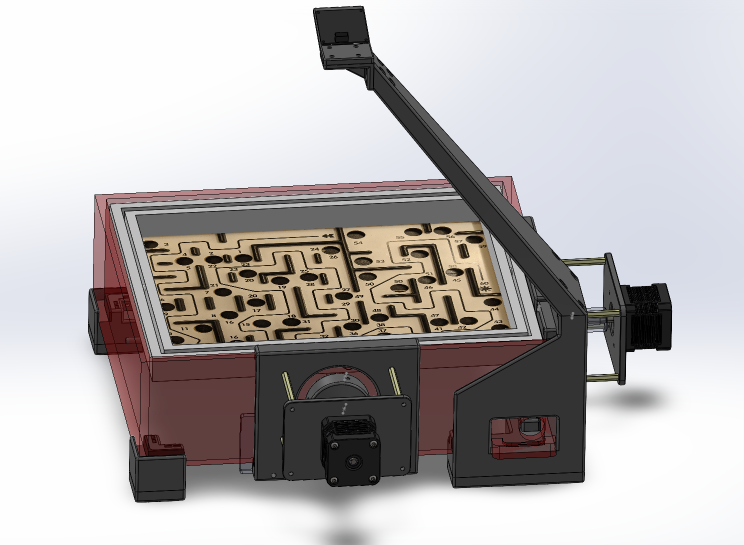
#> input picture imgs/CAD1.PNG, 1487 x 1089 px, given in place of 2022-03-03 14-06-09.mp4, which was not available (shown at 1/2 size)
$ python main.py
#> lines starting #> are read from the running program, lines starting #| are printed output that depends on the picture; after the words box and inside, x2 and y2 are one past the last pixel; in counts of white or black regions, pixels touching at a corner belong together; pictures that were not available may be replaced by others from this repository, and a replacement may not be noted
### helper_funcs.py
import cv2 as cv
import numpy as np


# Maps example videos to paths
prefix = "videos"
video_path_map = {
    # Metal ball
    "metal_1":      f'{prefix}/2022-01-23 12-25-15.mp4',
    "metal_2":      f'{prefix}/2022-01-23 12-25-59.mp4',
    "metal_3":      f'{prefix}/2022-01-23 12-26-33.mp4',
    "metal_4":      f'{prefix}/2022-01-23 12-27-05.mp4',

    # Colored ball - orignal
    "blue":         f'{prefix}/2022-03-02 09-51-06.mp4',
    "green":        f'{prefix}/2022-03-02 09-50-40.mp4',
    "red":          f'{prefix}/2022-03-02 09-50-12.mp4',

    # Colored ball - higher brightness
    "blue_bright":  f'{prefix}/2022-03-03 14-06-09.mp4',
    "green_bright": f'{prefix}/2022-03-03 14-05-22.mp4',
    "red_bright":   f'{prefix}/2022-03-03 14-04-44.mp4',
}


# Maps color name strings to tuples representing BGR (Blue Green Red) color values
color_map = {
    "white":        (255,   255,    255 ),
    "black":        (0,     0,      0   ),
    "blue":         (255,   0,      0   ),
    "green":        (0,     255,    0   ),
    "red":          (0,     0,      255 ),
    "yellow":       (0,     255,    255 ),
    "cyan":         (255,   255,    0   ),
    "orange":       (0,     128,    255 ),
    "brightorange": (0,     192,    255 ),
    "magenta":      (255,   0,      255 )
}


def draw_text(img: np.ndarray, text:str, position: tuple, BGR_color: tuple) -> None:
    """ Draws text of color BGR_color to img at position """

    new_img = cv.putText(img, text, position, cv.FONT_HERSHEY_SIMPLEX, 2, BGR_color, 3)
    img = new_img


# [11 lines left out: function draw_circles, not called in this run]


def erode_and_dilate(src: np.ndarray, kernel_size: int, iterations: int = 1) -> np.ndarray:
    """ Performs a series of erosions followed by dilations on src image """

    erosion_kernel = np.ones((  kernel_size, kernel_size), np.uint8)
    dilation_kernel = (         kernel_size, kernel_size)

    while iterations:
        eroded = cv.erode(src, erosion_kernel, iterations=1)
        src = cv.dilate(eroded, dilation_kernel, iterations=1)
        iterations -= 1

    return src


def detect_blue_ball(src: np.ndarray) -> tuple:
    """
    Detects the blue ball in an image.
    Returns:
        * tuple (x, y, rad)
        * if no ball detected, returns None
    """

    blur = cv.GaussianBlur(src, (7, 7), cv.BORDER_DEFAULT)
    blue_channel = blur[:,:,0]
    ret, green_mask = cv.threshold(blur[:,:,1], 50, 255, cv.THRESH_BINARY_INV)
    ret, red_mask = cv.threshold(blur[:,:,2], 15, 255, cv.THRESH_BINARY_INV)
    masked = cv.inRange(blue_channel, 20, 150)
    no_green = cv.bitwise_and(masked, masked, mask=green_mask)
    no_red = cv.bitwise_and(masked, masked, mask=red_mask)
    no_green_red = cv.bitwise_and(no_green, no_green, mask=no_red)

    kernel = np.ones((3,3), np.uint8)
    # eroded = cv.erode(no_green_red, kernel, iterations=1)
    eroded_dilated = erode_and_dilate(no_green_red, 3)

    final_image = eroded_dilated

    circles = cv.HoughCircles(final_image, cv.HOUGH_GRADIENT, 1, 50, param1=30, param2=15, minRadius=3, maxRadius=50)

    if circles is not None:
        circles = np.uint16(np.around(circles))
        ball = circles[0,:][0]
        return (
            ball[0],
            ball[1],
            ball[2]
        )
    else:
        return None


# [31 lines left out: function detect_path, not called in this run]

### main.py
import cv2 as cv
import numpy as np
# from matplotlib import pyplot as plt

from helper_funcs import *


# Open video feed/file
video_path = video_path_map["blue_bright"]
cap = cv.VideoCapture(video_path)

# Variables for recording detected object state
path, ball_pos = None, None

# For calculating statistics (object detection accuracy, framerate)
frame_count = 0
missed_frames_ball = 0

# Main loop - object detection and labeling for each video frame
while cap.isOpened():

    ### Step 1: Get video frame
    ret, frame = cap.read()
#> frame is the input picture: shape (1089, 1487, 3); mean B, G, R 179.9, 179.9, 183.7
    if not ret:
        print("Error: video frame not loaded.")
        break
    frame_count += 1

    frame = frame[100:1080, 390:1560,:]  # Crop video frame to only desired area
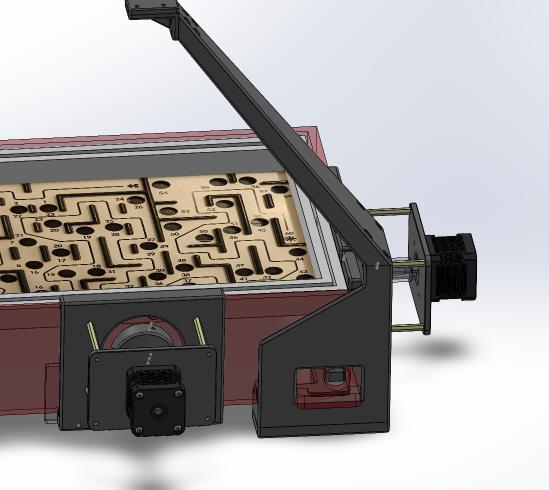
#> frame: shape (980, 1097, 3) (shown at 1/2 size); mean B, G, R 163.2, 163.7, 167.3


    ### STEP 2: Detect objects

    ## 2.1: Path
    # Find current path outline/contour (only every 3rd frame)
    if frame_count % 3 == 0:
        new_path = detect_path(frame)
        if new_path is not None:
            path = new_path

    ## 2.2: Ball
    # Find current ball position
    if ball_pos is None:    # If ball was not detected during last cycle, search entire video frame
        ball_pos = detect_blue_ball(frame)
#> in detect_blue_ball, `blur = cv.GaussianBlur(src, (7, 7), cv.BORDER_DEFAULT)`:
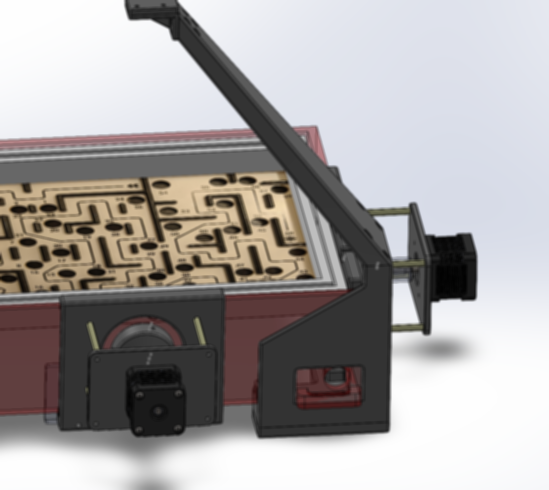
#> blur: shape (980, 1097, 3) (shown at 1/2 size); mean B, G, R 163.2, 163.7, 167.3
#> in detect_blue_ball, `blue_channel = blur[:,:,0]`:
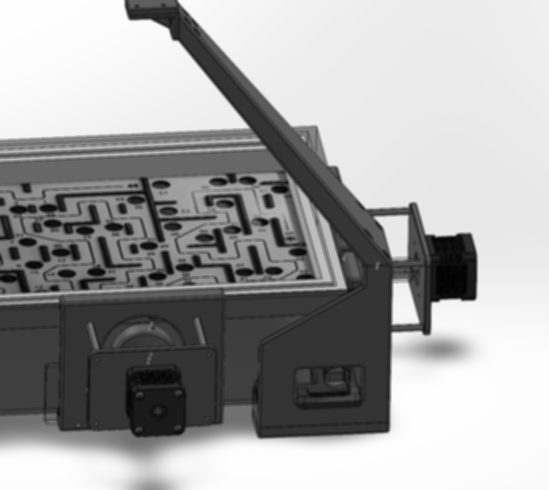
#> blue_channel: shape (980, 1097) (shown at 1/2 size); min 1, max 254, mean 163.2
#> in detect_blue_ball, `ret, green_mask = cv.threshold(blur[:,:,1], 50, 255, cv.THRESH_BINARY_..`:
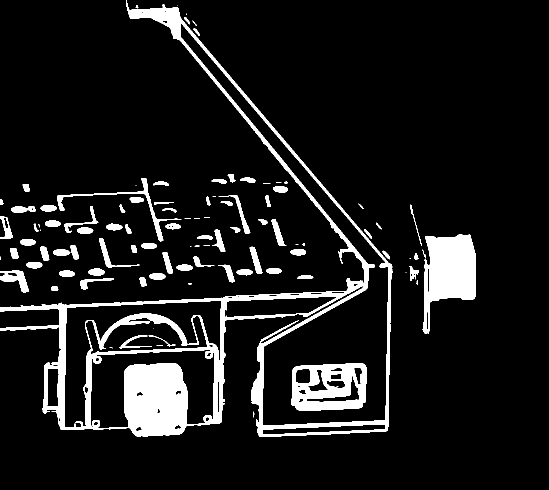
#> green_mask: shape (980, 1097) (shown at 1/2 size); 9.6% white; 109 white regions (31 under 20 px), largest, box (x1, y1, x2, y2) and area: (0, 0, 785, 874) 60064, (845, 469, 952, 667) 12834, (583, 726, 733, 822) 9378
#> in detect_blue_ball, `ret, red_mask = cv.threshold(blur[:,:,2], 15, 255, cv.THRESH_BINARY_INV)`:
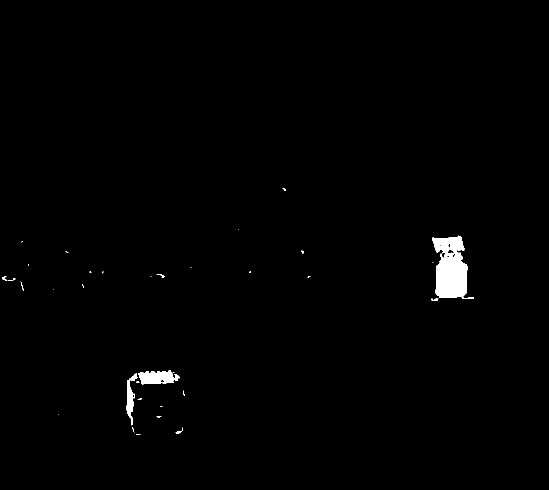
#> red_mask: shape (980, 1097) (shown at 1/2 size); 0.88% white; 37 white regions (26 under 20 px), largest, box (x1, y1, x2, y2) and area: (864, 471, 948, 598) 6577, (276, 741, 360, 769) 1601, (253, 757, 267, 851) 759
#> in detect_blue_ball, `masked = cv.inRange(blue_channel, 20, 150)`:
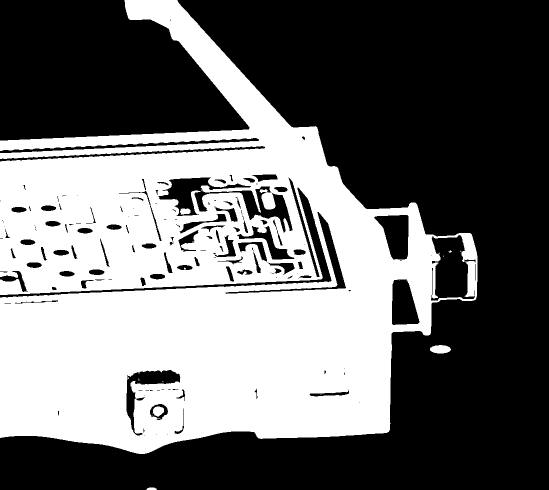
#> masked: shape (980, 1097) (shown at 1/2 size); 42.5% white; 22 white regions (17 under 20 px), largest, box (x1, y1, x2, y2) and area: (0, 0, 955, 908) 455448, (860, 690, 902, 707) 552, (306, 813, 328, 833) 335, (360, 417, 381, 429) 211, (293, 975, 314, 980) 87
#> in detect_blue_ball, `no_green = cv.bitwise_and(masked, masked, mask=green_mask)`:
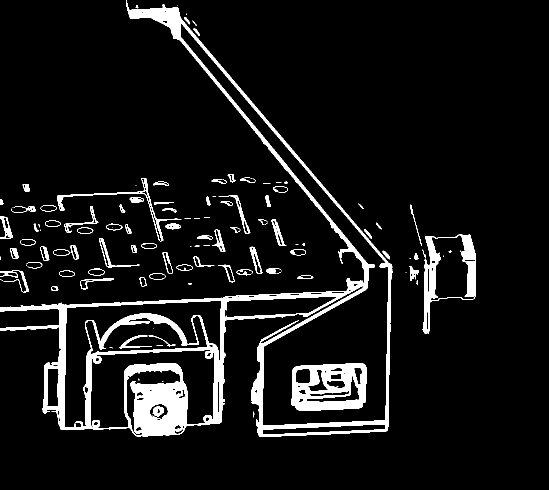
#> no_green: shape (980, 1097) (shown at 1/2 size); 7.7% white; 133 white regions (55 under 20 px), largest, box (x1, y1, x2, y2) and area: (0, 0, 785, 874) 55363, (583, 726, 733, 822) 8947, (845, 469, 952, 667) 5297
#> in detect_blue_ball, `no_red = cv.bitwise_and(masked, masked, mask=red_mask)`: no_red: shape (980, 1097); every value is 0
#> after the loop in erode_and_dilate, `while iterations:`: iterations = 0
#> in detect_blue_ball, `circles = cv.HoughCircles(final_image, cv.HOUGH_GRADIENT, 1, 50, param..`: circles = None
    else:                   # If ball was detected last cycle, search only the area surrounding the most recently recorded ball position
        area_size = 100
        x_min_offset = min(0, ball_pos[0] - area_size)
        y_min_offset = min(0, ball_pos[1] - area_size)
        x_min, x_max = max(0, ball_pos[0] - area_size), ball_pos[0] + area_size
        y_min, y_max = max(0, ball_pos[1] - area_size), ball_pos[1] + area_size
        new_ball_pos = detect_blue_ball(frame[y_min:y_max, x_min:x_max, :])

        # If a ball was successfully detected near prior ball position, calculates new ball position from relative coordinates
        if new_ball_pos is not None:
            new_ball_pos = (
                max(0, new_ball_pos[0] + ball_pos[0] - area_size - x_min_offset),
                max(0, new_ball_pos[1] + ball_pos[1] - area_size - y_min_offset),
                new_ball_pos[2]
            )
        ball_pos = new_ball_pos

    # If ball not found during this cycle, tally a detection failure (currently stops at frame 769, as this is when the ball falls into a hole in the training video)
    if frame_count < 769:
        missed_frames_ball += 1


    ### STEP 3: Draw detected objects and message text to video frame

    # Draw path
    if path is not None:
        cv.drawContours(frame, path, -1, color_map["orange"], 2)

    # Draw ball position and message text
    if ball_pos is not None:
        msg, msg_color = "Ball detected", "green"
        draw_circles(frame, [ball_pos], BGR_color=color_map["magenta"])
        draw_text(frame, f"Position (X, Y): {ball_pos[0]}, {ball_pos[1]}", (100, 200), color_map["green"])
    else:
        msg, msg_color = "Ball NOT detected", "red"
    draw_text(frame, msg, (100, 100), color_map[msg_color])


    ### Step 4: Display video on screen
    cv.imshow('Frame', frame)

    ### Step 5: Check for exit command
    if cv.waitKey(1) == ord('q'):
#> (key q is pressed here)
        break

cap.release()
cv.destroyAllWindows()

# Print statistics to terminal
print(f"Number of frames where ball was missed: {missed_frames_ball}")
print(f"Ball detection rate: {np.around((1 - missed_frames_ball / frame_count), decimals=3) * 100}%")

$ run again, on imgs/CAD2.PNG
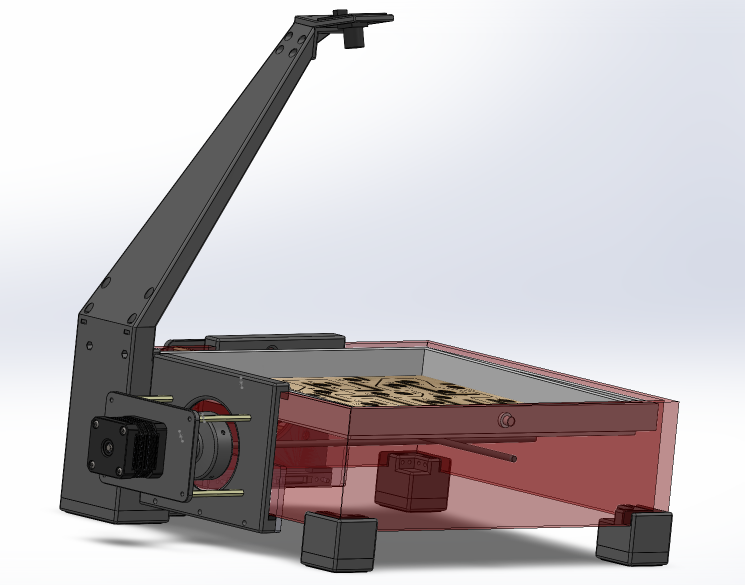
#> input picture imgs/CAD2.PNG, 1489 x 1170 px, given in place of 2022-03-03 14-06-09.mp4, which was not available (shown at 1/2 size)
#> frame is the input picture: shape (1170, 1489, 3); mean B, G, R 189.7, 186.6, 191.9
#> frame: shape (980, 1099, 3)
#> in detect_blue_ball, `ret, green_mask = cv.threshold(blur[:,:,1], 50, 255, cv.THRESH_BINARY_..`:
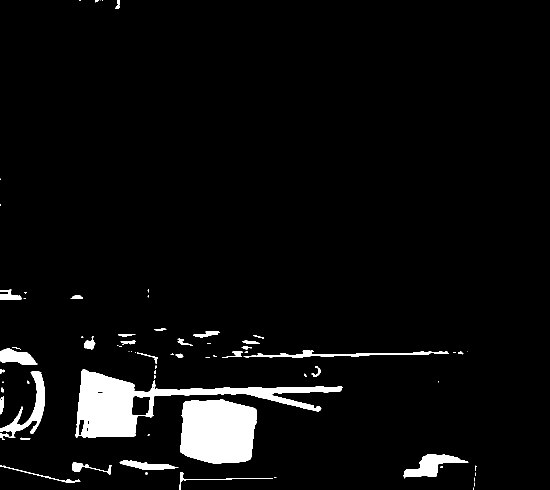
#> green_mask: shape (980, 1099) (shown at 1/2 size); 4.8% white; 75 white regions (40 under 20 px), largest, box (x1, y1, x2, y2) and area: (151, 739, 685, 875) 19680, (361, 798, 514, 927) 16965, (0, 743, 90, 876) 3056
#> red_mask: shape (980, 1099); every value is 0
#> masked: shape (980, 1099); 34.3% white; 4 white regions (1 under 20 px), largest, box (x1, y1, x2, y2) and area: (0, 566, 968, 980) 334800, (0, 0, 244, 416) 34783, (373, 806, 386, 826) 167
#> in detect_blue_ball, `no_green = cv.bitwise_and(masked, masked, mask=green_mask)`:
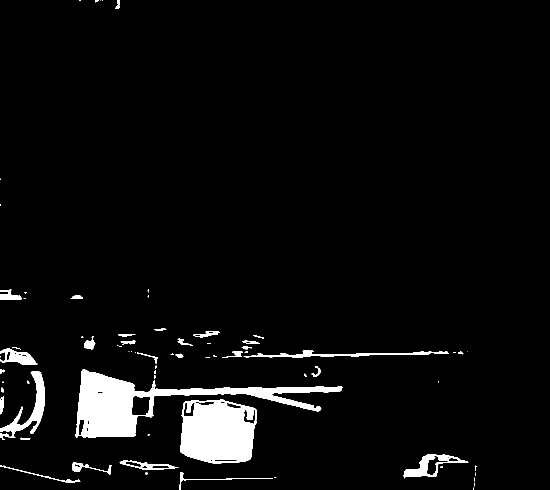
#> no_green: shape (980, 1099) (shown at 1/2 size); 4.5% white; 77 white regions (41 under 20 px), largest, box (x1, y1, x2, y2) and area: (151, 739, 685, 875) 19676, (361, 798, 514, 927) 15590, (0, 743, 90, 876) 3056
#> after the loop in erode_and_dilate, `while iterations:`: iterations = 0
#> circles = None
